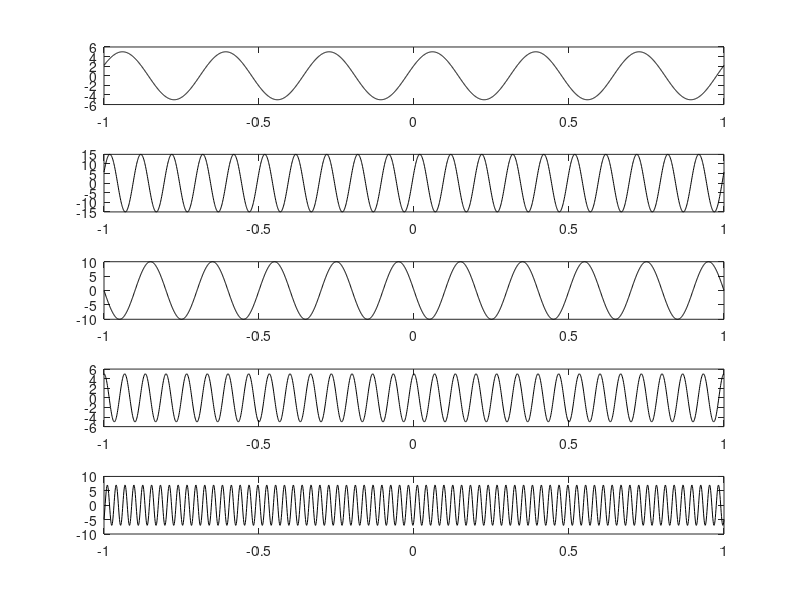
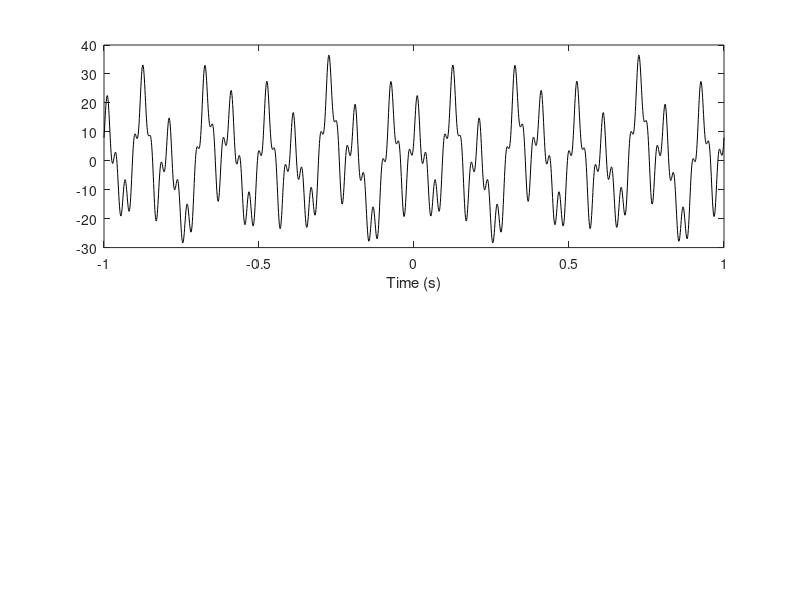
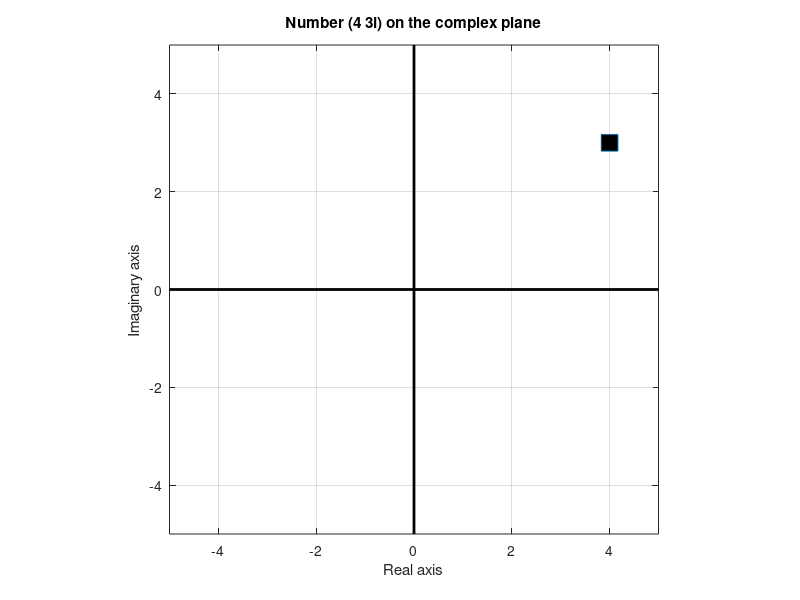
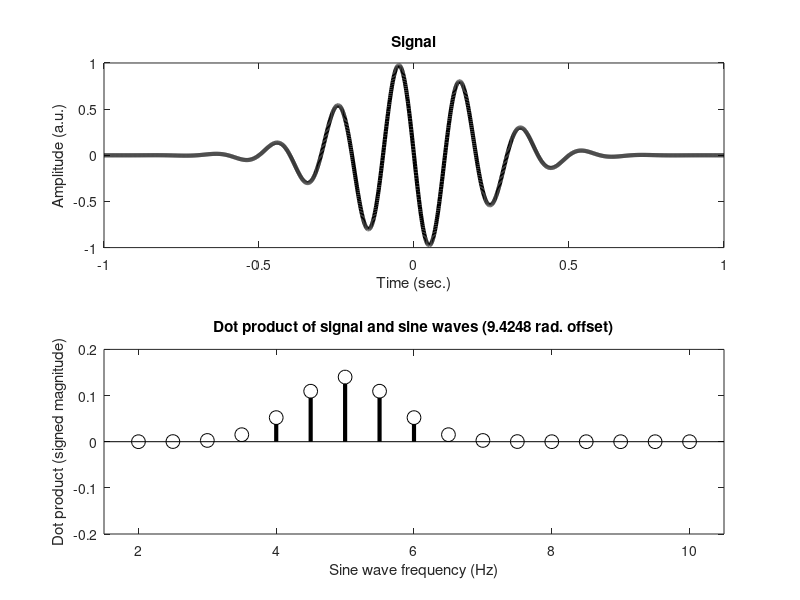

Recreate these plots in MATLAB, in order.
%% %%%%%%%%%%%%%%%%%%%%%%%%%%%%%%%%%%%%%%%%%%%%%%%%%%%%%%%%%%%%%%%%%%%%%%%%%%%%%%%%
%% %%%%%%%%%%%%%%%%%%%%%%%% Static spectral analyses %%%%%%%%%%%%%%%%%%%%%%%%%%%%%%
%% %%%%%%%%%%%%%%%%%%%%%%%%%%%%%%%%%%%%%%%%%%%%%%%%%%%%%%%%%%%%%%%%%%%%%%%%%%%%%%%%

%% Sine waves and parameters
% define a sampling rate
srate = 1000;
% list some frequencies
frex = [ 3   10   5   15   35 ];
% list some random amplitudes... make sure there are the same number of
% amplitudes as there are frequencies
amplit = [ 5   15   10   5   7 ];
% phases... list some random numbers between -pi and pi
phases = [  pi/7  pi/8  pi  pi/2  -pi/4 ];
% define time...
time = -1:1/srate:1; 
% odd number of time points are highly important in morelett wavelets
% to make the median time point at "0"

% now loop through frequencies and create sine waves
sine_waves = zeros(length(frex),length(time));
for fi=1:length(frex)
    sine_waves(fi,:) = amplit(fi) * sin(2*pi*time*frex(fi) + phases(fi));
end

%%% now plot
figure(1), clf
for sinei=1:length(amplit)
    subplot(length(amplit),1,sinei)
    % should be one sine wave per subplot
    plot(time,sine_waves(sinei,:),'k') %indv plots
end
figure(2), clf
subplot(211)
plot(time,sum(sine_waves,1),'k') %sum of them.
xlabel('Time (s)')

%% Check the sinewave_from_params figure. in chap4

%% Complex numbers and Euler's formula
% there are several ways to create a complex number
% be carefull about creating another variable as "i"
z = 4 + 3i;
z = 4 + 3*1i;
z = 4 + 3*sqrt(-1);
z = complex(4,3);
disp([ 'Real part is ' num2str(real(z)) ' and imaginary part is ' num2str(imag(z)) '.' ])

% plot the complex number
figure(3), clf
plot(real(z),imag(z),'s','markersize',12,'markerfacecolor','k')
% make plot look nicer
set(gca,'xlim',[-5 5],'ylim',[-5 5])
grid on, hold on, axis square
plot(get(gca,'xlim'),[0 0],'k','linew',2)
plot([0 0],get(gca,'ylim'),'k','linew',2)
xlabel('Real axis')
ylabel('Imaginary axis')
title([ 'Number (' num2str(real(z)) ' ' num2str(imag(z)) 'i) on the complex plane' ])


%% Euler's formula and the complex plane
% use Euler's formula to plot vectors
m = 4;
k = pi;
compnum = m*exp( 1i*k );

% extract magnitude and angle
mag = sqrt(compnum* conj(compnum));
phs = angle(compnum);

% plot a red dot in the complex plane corresponding to the
% real (x-axis) and imaginary (y-axis) parts of the number.
figure(4), clf
plot([0 real(compnum)],[0 imag(compnum)],'ro','linew',2,'markersize',10,'markerfacecolor','r')
% make plot look nicer
set(gca,'xlim',[-5 5],'ylim',[-5 5])
grid on, hold on, axis square
plot(get(gca,'xlim'),[0 0],'k','linew',2)
plot([0 0],get(gca,'ylim'),'k','linew',2)
xlabel('Real axis')
ylabel('Imaginary axis')
% draw a line using polar notation
h = polar([0 phs],[0 mag],'r');
set(h,'linewidth',2)
% also draw a unit circle
x = linspace(-pi,pi,100);
h = plot(cos(x),sin(x));
set(h,'color',[1 1 1]*.7) % light gray
% title
title([ 'Rectangular: [' num2str(real(compnum)) ' ' num2str(imag(compnum)) 'i ], ' ...
        'Polar: ' num2str(mag) 'e^{i' num2str(phs) '}' ])

%% dot product
%%% Create a signal (wavelet)
%   and then compute the dot product between that signal
%   and a series of sine waves.
% phase of signal
theta = 1*pi*.5;
% simulation parameters
srate = 1000;
time  = -1:1/srate:1;

% here is the signal (don't change this line)
signal = sin(2*pi*5*time + theta) .* exp( (-time.^2) / .1);
% sine wave frequencies (Hz)
sinefrex = 2:.5:10;

% plot signal
figure(4), clf
subplot(211)
plot(time,signal,'k','linew',3)
xlabel('Time (sec.)'), ylabel('Amplitude (a.u.)')
title('Signal')

dps = zeros(size(sinefrex));
amp = 1;
phase = 0;
for fi=1:length(dps)

    % create a real-valued sine wave. Note that the amplitude should be 1 and the phase should be 0
    sinew(fi,:) = amp * sin(2*pi*time*sinefrex(fi) + phase);

    % compute the dot product between sine wave and signal
    % normalize by the number of time points
    dps(:, fi) = sum(sinew(fi,:).* signal) / length(time);
end
% Very similar to fourier transform, only diff is sine waves are complex in fourier.
% and plot
subplot(212)
stem(sinefrex,dps,'k','linew',3,'markersize',10,'markerfacecolor','w')
set(gca,'xlim',[sinefrex(1)-.5 sinefrex(end)+.5], 'ylim', [-.2 .2])
xlabel('Sine wave frequency (Hz)')
ylabel('Dot product (signed magnitude)')
title([ 'Dot product of signal and sine waves (' num2str(theta) ' rad. offset)' ])

%%% Question: Try changing the 'theta' parameter. 
% What is the effect on the spectrum of dot products?
% It changes the magnitude of the signal. In different directions.
% Related to the circular angle of the pi. 

%% complex-valued sine wave

% general simulation parameters
srate = 500; % sampling rate in Hz
time  = 0:1/srate:2; % time in seconds

% sine wave parameters
freq = 5;    % frequency in Hz
ampl = 2;    % amplitude in a.u.
phas = pi; % phase in radians

% generate the complex sine wave.
csw = ampl*exp(1i*(2*pi*freq*time + phas));

% plot in 2D
figure(5), clf
subplot(211)
plot(time,real(csw), time,imag(csw),'linew',2)
xlabel('Time (sec.)'), ylabel('Amplitude')
title('Complex sine wave projections')
legend({'real';'imag'})
% plot in 3D
subplot(212)
plot3(time,real(csw),imag(csw),'k','linew',3)
xlabel('Time (sec.)'), ylabel('real part'), zlabel('imag. part')
set(gca,'ylim',[-1 1]*ampl*3,'zlim',[-1 1]*ampl*3)
axis square
rotate3d on

%% complex dot product with wavelet

% phase of signal
theta = 1*pi*3;
% simulation parameters
srate = 1000;
time  = -1:1/srate:1;

% here is the signal (don't change this line)
signal = sin(2*pi*5*time + theta) .* exp( (-time.^2) / .1);
% sine wave frequencies (Hz)
sinefrex = 2:.5:10;

% plot signal
figure(4), clf
subplot(211)
plot(time,signal,'k','linew',3)
xlabel('Time (sec.)'), ylabel('Amplitude (a.u.)')
title('Signal')

dps = zeros(size(sinefrex));
amp = 1;
phase = pi/4;
for fi=1:length(dps)

    % create a real-valued sine wave. Note that the amplitude should be 1 and the phase should be 0
    sinew(fi,:) = amp * exp(1i*2*pi*time*sinefrex(fi) + 1i*phase);

    % compute the dot product between sine wave and signal
    % normalize by the number of time points
    dps(fi) = sum(sinew(fi,:).* signal) / length(time);
end
% Very similar to fourier transform, only diff is sine waves are complex in fourier.
% and plot
subplot(212)
stem(sinefrex,abs(dps),'k','linew',3,'markersize',10,'markerfacecolor','w')
set(gca,'xlim',[sinefrex(1)-.5 sinefrex(end)+.5], 'ylim', [-.2 .2])
xlabel('Sine wave frequency (Hz)')
ylabel('Dot product (signed magnitude)')
title([ 'Dot product of signal and sine waves (' num2str(theta) ' rad. offset)' ])

%% A movie showing why complex sine waves are phase-invariant

% no need to change the code; just run and enjoy!

% create complex sine wave
csw = exp( 1i*2*pi*5*time );
rsw = cos(    2*pi*5*time );

% specify range of phase offsets for signal
phases = linspace(0,7*pi/2,100);


% setup the plot
figure(6), clf
subplot(223)
ch = plot(0,0,'ro','linew',2,'markersize',10,'markerfacecolor','r');
set(gca,'xlim',[-.2 .2],'ylim',[-.2 .2])
grid on, hold on, axis square
plot(get(gca,'xlim'),[0 0],'k','linew',2)
plot([0 0],get(gca,'ylim'),'k','linew',2)
xlabel('Cosine axis')
ylabel('Sine axis')
title('Complex plane')

% and then setup the plot for the real-dot product axis
subplot(224)
rh = plot(0,0,'ro','linew',2,'markersize',10,'markerfacecolor','r');
set(gca,'xlim',[-.2 .2],'ylim',[-.2 .2],'ytick',[])
grid on, hold on, axis square
plot(get(gca,'xlim'),[0 0],'k','linew',2)
plot([0 0],get(gca,'ylim'),'k','linew',2)
xlabel('Real axis')
title('Real number line')


for phi=1:length(phases)

    % create signal
    signal = sin(2*pi*5*time + phases(phi)) .* exp( (-time.^2) / .1);

    % compute complex dot product
    cdp = sum( signal.*csw ) / length(time);

    % compute real-valued dot product
    rdp = sum( signal.*rsw ) / length(time);

    % plot signal and real part of sine wave
    subplot(211)
    plot(time,signal, time,rsw,'linew',2)
    title('Signal and sine wave over time')

    % plot complex dot product
    subplot(223)
    set(ch,'XData',real(cdp),'YData',imag(cdp))

    % draw normal dot product
    subplot(224)
    set(rh,'XData',rdp)

    % wait a bit
    pause(.1)
end